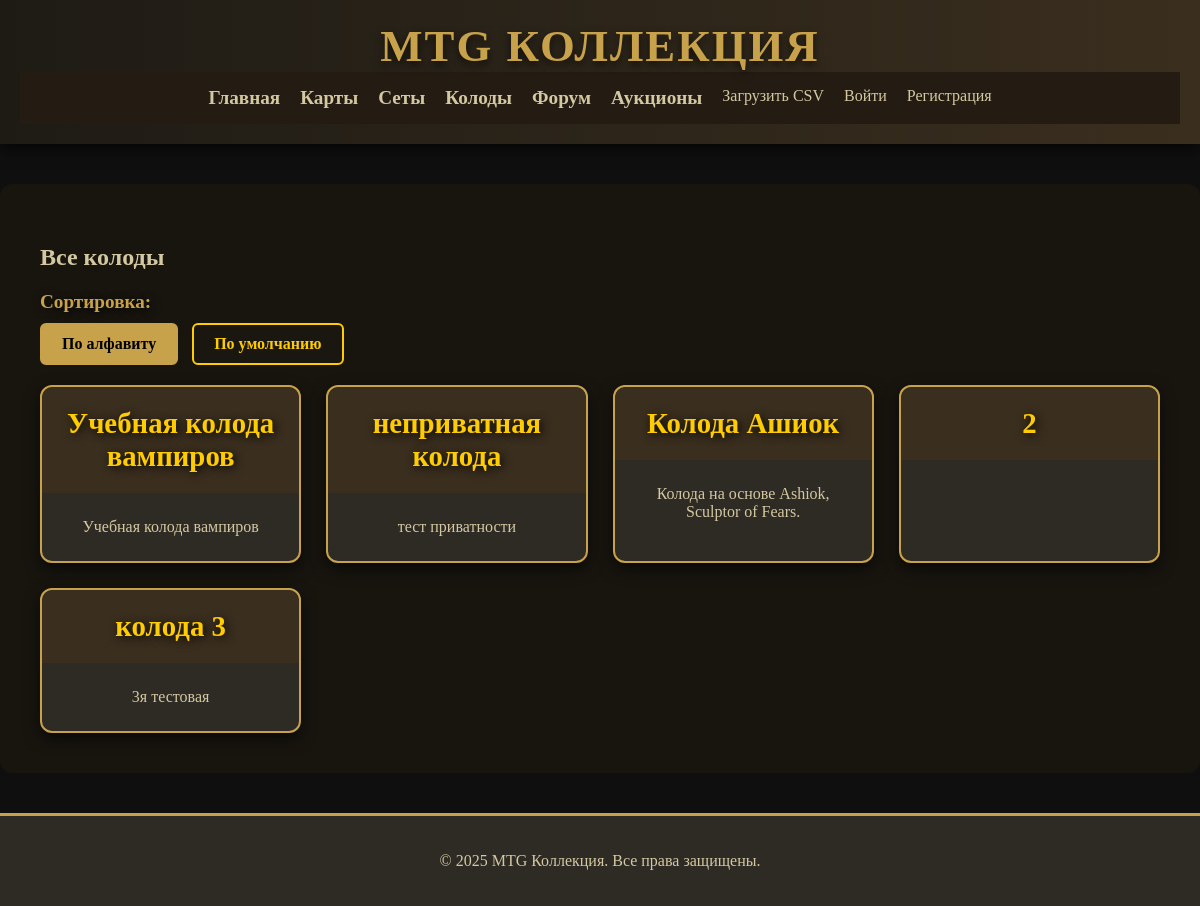
Before: /decks/ with the older database file.
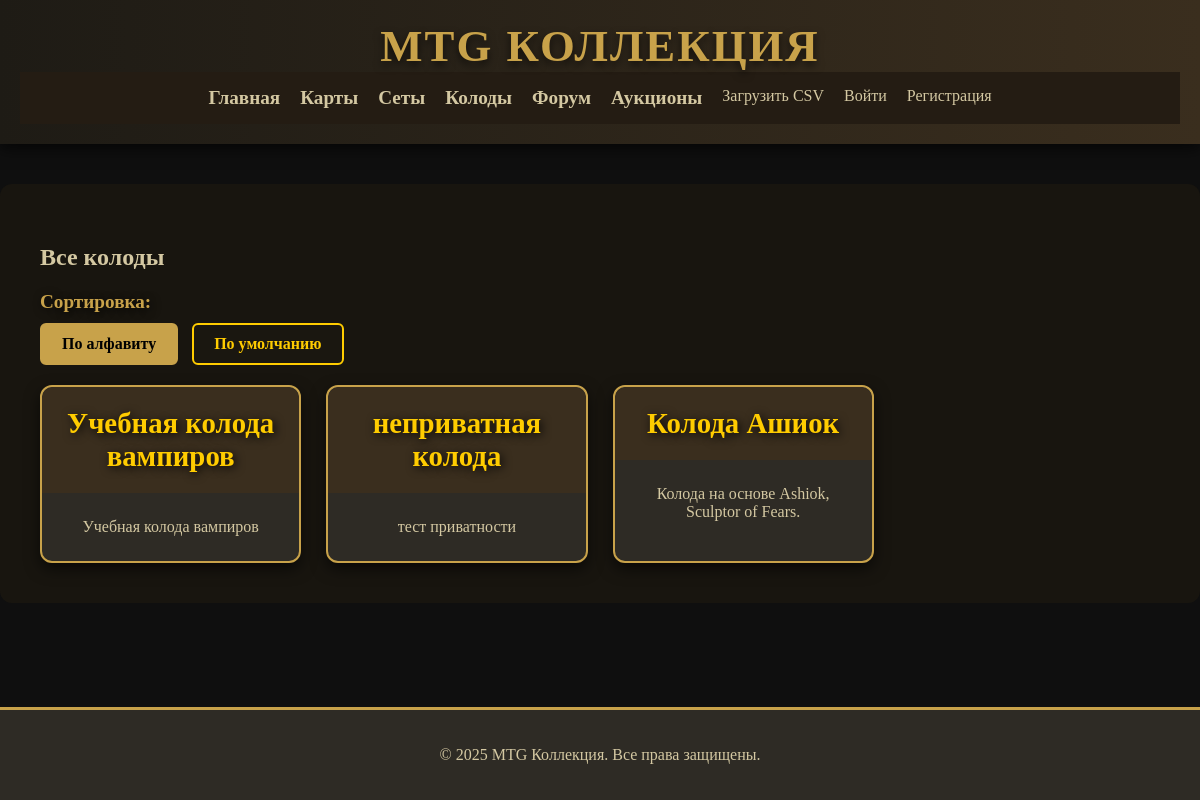
After: the same page with the newer database file.
### mtg_app/models.py (models this page shows, shortened)
class Deck(models.Model):
    name = models.CharField(max_length=100, verbose_name="Название колоды")
    description = models.TextField(blank=True, verbose_name="Описание")
    cards = models.ManyToManyField(Card, verbose_name="Карты в колоде")
    owner = models.ForeignKey(User, on_delete=models.CASCADE, related_name="decks", null=True, blank=True)
    is_private = models.BooleanField(default=False)  # Приватная/публичная колода
    created_at = models.DateTimeField(default=timezone.now)

### mtg_app/views.py (the view)
# urls.py: path('decks/', views.deck_list, name='deck_list'),
def deck_list(request):
    decks = Deck.objects.filter(
        Q(is_private=False) | Q(owner=request.user.id)
    ) if request.user.is_authenticated else Deck.objects.filter(is_private=False)
    sort = request.GET.get('sort')
    if sort == 'alphabetical':
        decks = decks.order_by('name')
    else:
        decks = decks.order_by('-created_at')
    return render(request, 'mtg_app/deck_list.html', {'decks': decks, 'sort': sort})

### mtg_app/templates/mtg_app/deck_list.html (shortened to what this page needs)
{% extends 'mtg_app/base.html' %} {% load static %}  {% block content %}
<section class="deck-list">
  <h2>Все колоды</h2>
  <section class="sorting">
    <h3>Сортировка:</h3>
    <a
      href="?sort=alphabetical"
      class="btn {% if sort == 'alphabetical' %}active{% endif %}"
      >По алфавиту</a
    >
    <a
      href="?sort=default"
      class="btn {% if sort == 'default' or not sort %}active{% endif %}"
      >По умолчанию</a
    >
  </section>
  <div class="deck-grid">
    {% for deck in decks %}
    <div class="deck-card">
      <a href="{% url 'mtg_app:deck_detail' deck.id %}">
        <div class="deck-name">
          <h3>{{ deck.name }}</h3>
        </div>
        <div class="deck-info">
          <p>{{ deck.description|truncatechars:100 }}</p>
        </div>
      </a>
    </div>
    {% endfor %}
  </div>
</section>
{% endblock %}

### mtg_app/templates/mtg_app/base.html (shortened to what this page needs)
{% load static %}
<html lang="ru">
  <head>
    <link rel="stylesheet" href="{% static 'mtg_app/styles.css' %}" />
  </head>
  <body>
    <header>
      <div class="header-content">
        <h1>MTG Коллекция</h1>
        <nav>
          <a href="{% url 'mtg_app:home' %}" class="nav-link">Главная</a>
          <a href="{% url 'mtg_app:card_list' %}" class="nav-link">Карты</a>
          <a href="{% url 'mtg_app:set_list' %}" class="nav-link">Сеты</a>
          <a href="{% url 'mtg_app:deck_list' %}" class="nav-link">Колоды</a>
          <a href="{% url 'forum:thread_list' %}"class="nav-link">Форум</a>
          <a href="{% url 'auctions:auction_list' %}"class="nav-link">Аукционы</a>
          <a href="{% url 'data_processing:upload_csv' %}">Загрузить CSV</a>
          {% if user.is_authenticated %}
          <a
            href="{% url 'mtg_app:add_card' %}"
            class="add-button {% if request.resolver_match.url_name == 'add_card' %}active{% endif %}"
            >Добавить карту</a
          >
          <a
            href="{% url 'mtg_app:add_deck' %}"
            class="add-button {% if request.resolver_match.url_name == 'add_deck' %}active{% endif %}"
            >Добавить колоду</a
          >
          <span>Вы вошли как {{ user.username }}</span>
          <a href="{% url 'logout' %}?next={% url 'mtg_app:home' %}">Выйти</a>
          {% else %}
          <a href="{% url 'login' %}">Войти</a>
          <a href="{% url 'mtg_app:register' %}">Регистрация</a>
          {% endif %}
        </nav>
      </div>
    </header>
    <main>
      {% block content %}{% endblock %}
    </main>
    <footer>
      <p>&copy; 2025 MTG Коллекция. Все права защищены.</p>
    </footer>
  </body>
</html>

### mtg_app/static/mtg_app/styles.css (style rules this page uses)
html, body { height: 100%; }
body { background: #0f0f0f; color: #d4c8a2; font-family: "Beleren", serif; margin: 0; padding: 0; min-height: 100vh; display: flex; flex-direction: column; }
main { flex: 1; }
header { background: linear-gradient(90deg, #1e1b15, #3a2e1e); padding: 20px; text-align: center; box-shadow: 0 4px 15px rgba(0, 0, 0, 0.7); }
header h1 { margin: 0; font-size: 2.8rem; color: #c8a24a; text-transform: uppercase; letter-spacing: 2px; text-shadow: 0 4px 8px rgba(0, 0, 0, 0.6); }
nav { display: flex; justify-content: center; gap: 20px; padding: 15px 0; background: #241c13; }
.nav-link { color: #d4c8a2; font-size: 1.2rem; text-decoration: none; font-weight: bold; transition: color 0.3s, transform 0.2s; }
.btn { background: #c8a24a; color: #000; padding: 14px 28px; text-decoration: none; border-radius: 6px; font-size: 1.3rem; font-weight: bold; transition: background 0.3s, color 0.3s, transform 0.2s; }
footer { background: #2e2b25; padding: 20px; text-align: center; color: #d4c8a2; font-size: 1rem; border-top: 3px solid #c8a24a; }
body::before { content: ""; position: fixed; top: 0; left: 0; width: 100%; height: 100%; background: url("/static/mtg_app/images/mtg_art.jpg") no-repeat center center/cover; opacity: 0.5; z-index: -1; }
.deck-list { padding: 40px; background: rgba(26, 23, 16, 0.9); border-radius: 12px; margin: 40px auto; max-width: 1200px; }
.deck-grid { display: grid; grid-template-columns: repeat(auto-fill, minmax(250px, 1fr)); gap: 25px; }
.deck-card { background: #2e2b25; border-radius: 12px; border: 2px solid #c8a24a; box-shadow: 0 6px 15px rgba(0, 0, 0, 0.6); transition: transform 0.3s; }
.deck-info { padding: 20px; text-align: center; }
.deck-info p { font-size: 1rem; color: #d4c8a2; margin: 5px 0; }
.deck-name { padding: 20px; text-align: center; background: #3a2e1e; border-top-left-radius: 12px; border-top-right-radius: 12px; }
.deck-name h3 { font-size: 1.8rem; color: #ffcc00; margin: 0; text-shadow: 2px 2px 10px rgba(0, 0, 0, 0.9); }
a { text-decoration: none; color: inherit; }
.sorting { margin-bottom: 20px; }
.sorting h3 { margin-bottom: 10px; font-size: 1.2rem; color: #c8a24a; text-shadow: 2px 2px 10px rgba(0, 0, 0, 0.9); }
.sorting .btn { display: inline-block; padding: 10px 20px; margin-right: 10px; font-size: 1rem; font-weight: bold; color: #000; background-color: #c8a24a; border: 2px solid #c8a24a; border-radius: 6px; text-decoration: none; cursor: pointer; transition: background-color 0.3s ease, color 0.3s ease, transform 0.2s ease; }
.sorting .btn.active { background-color: #1a1710; color: #ffcc00; border-color: #ffcc00; }

Changed rows visible on the page:
removed Deck: name "2"
removed Deck: name "колода 3", description "3я тестовая"
